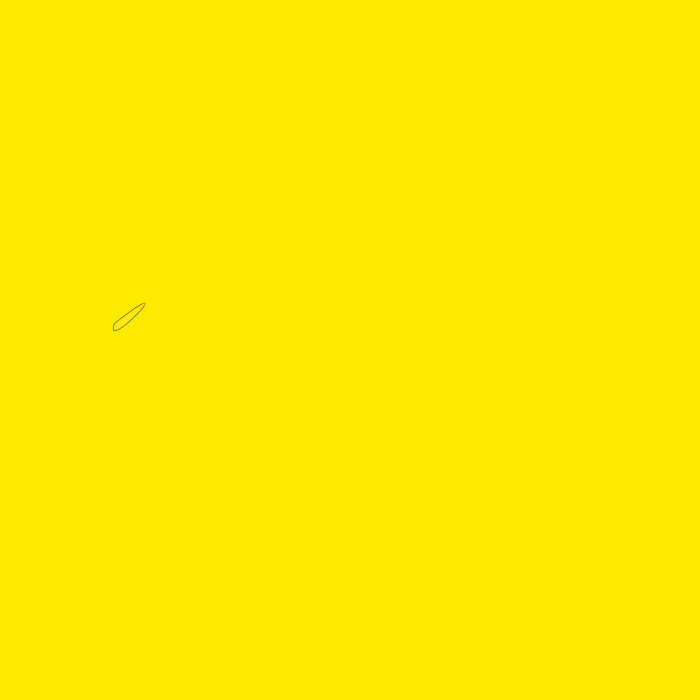
Frame 1 (no input)
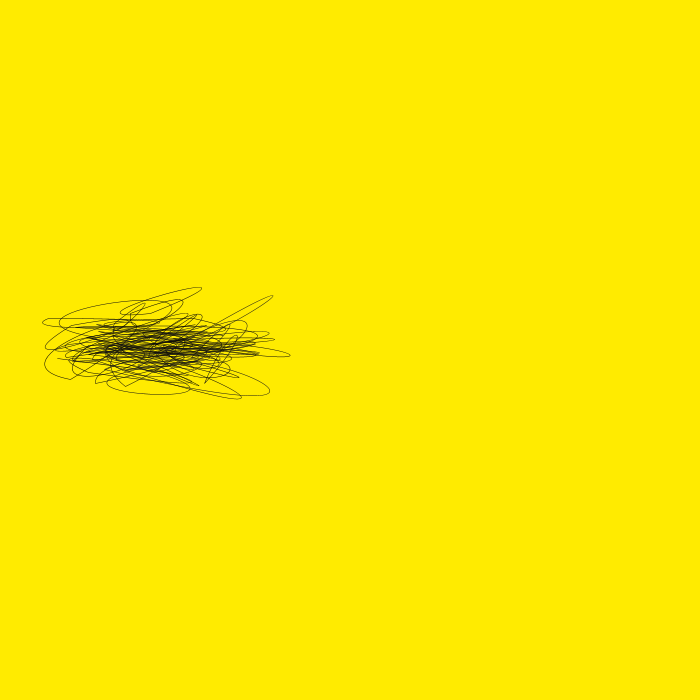
Frame 60 (the mouse pressed at the canvas centre just before this capture)
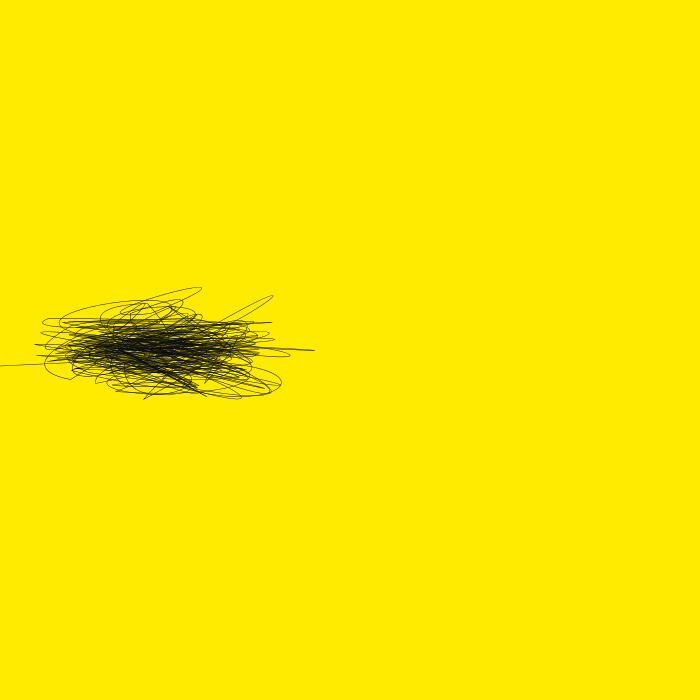
Frame 120 (the mouse held since frame 60 and released just before this capture)

The Processing sketch that drew these frames (run headless with seeded random() and noise(); from frame 60 on, the mouse is pressed at the canvas centre):

// Processing sketch: processing_135096
// ── processing_135096.pde

float disperX, disperY, x, y;
void setup() {
  size (700, 700);
  background(255,235,0);

  smooth();
  disperX=1*width;
  disperY=4*height;
  x=width/2;
  y=height/2;
}

void draw() {
  noFill();
  strokeWeight(0.5);
  stroke(random(25));
  float dsprt=1.5;
  
  //calculates the parameters to the bezier
  float a=dispers(-width/4, width/4);
  float b=dispers(-height/8, height/8);
  float c=dsprt*dispers(-width/8, width/2);
  float d=dsprt*dispers(-height/4, height/4);
  float e=dsprt*dispers(-width/2, width/2);
  float f=dsprt*dispers(-height/8, height/8);
  

  translate(width/6, height/2);
  bezier(a, b, c, d, e, f, a, b);
}

float dispers(float rangeF, float rangeT) { 
  // calculates random normally distributed
  int iter=8;
  float disper=0;
  for (int i=0; i<iter; i++) {
    disper+=random(rangeF, rangeT);
  } 
  return disper/iter;
}

void keyPressed() {
  if (key=='a') {
    background(255);
  }
  else {
   if (key=='s') save("bezier"+second()+".jpg");
  }
}
